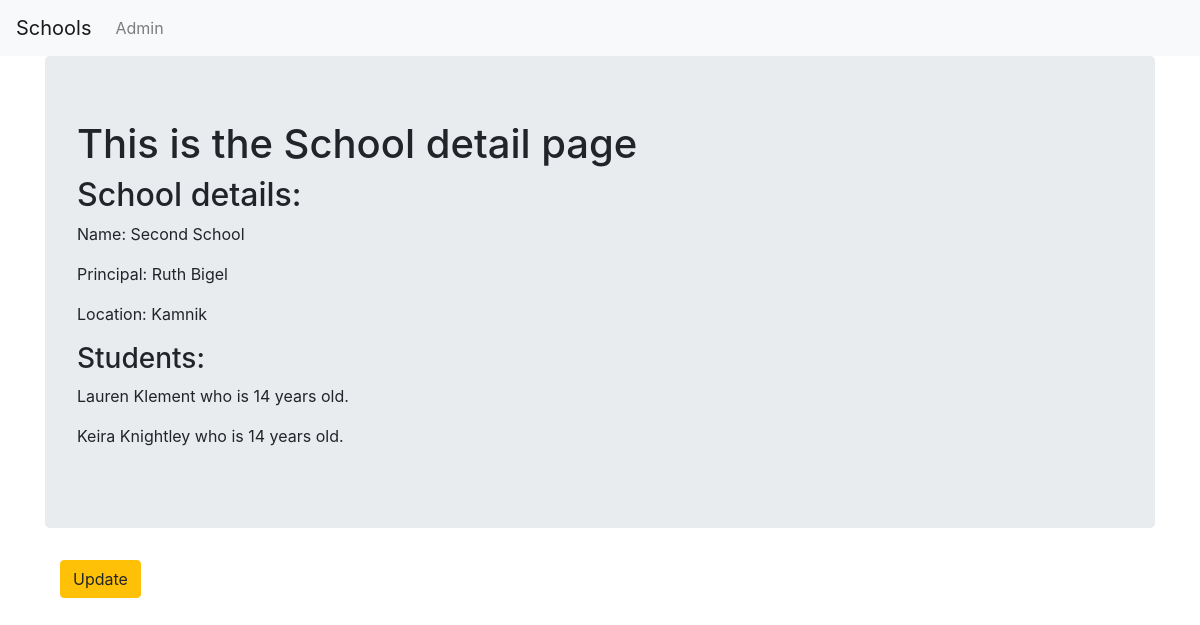
Page /basic_app/2/ on the committed database.
### basic_app/models.py (models this page shows, shortened)
class School(models.Model):
    name = models.CharField(max_length = 300)
    principal = models.CharField(max_length = 300)
    location = models.CharField(max_length = 300)

class Student(models.Model):
    name = models.CharField(max_length = 300)
    age = models.PositiveIntegerField()
    school = models.ForeignKey(School, related_name='students', on_delete=models.CASCADE)

### basic_app/views.py (the view)
# urls.py: path('<int:pk>/', views.SchoolDetailView.as_view(), name = 'detail'),
class SchoolDetailView(DetailView):
    context_object_name = 'school_detail'
    model = models.School
    template_name = 'basic_app/school_detail.html'

### basic_app/templates/basic_app/school_detail.html
{% extends 'basic_app/basic_app_base.html' %}
{% block body_block %}
<div class="jumbotron">
  <h1>This is the School detail page</h1>
  <h2>School details:</h2>
  <p>Name: {{school_detail.name}}</p>
  <p>Principal: {{school_detail.principal}}</p>
  <p>Location: {{school_detail.location}}</p>
  <h3>Students: </h3>
  {% for student in school_detail.students.all %}
    <p>{{student.name}} who is {{student.age}} years old.</p>
  {% endfor %}
</div>
<div class="container">
  <p><a class="btn btn-warning" href="{% url 'basic_app:update' pk=school_detail.pk %}">Update</a></p>
</div>
{% endblock %}

### rows in the picture
School: name "Second School", principal "Ruth Bigel", location "Kamnik"
Student: name "Lauren Klement", age "14"
Student: name "Keira Knightley", age "14"
